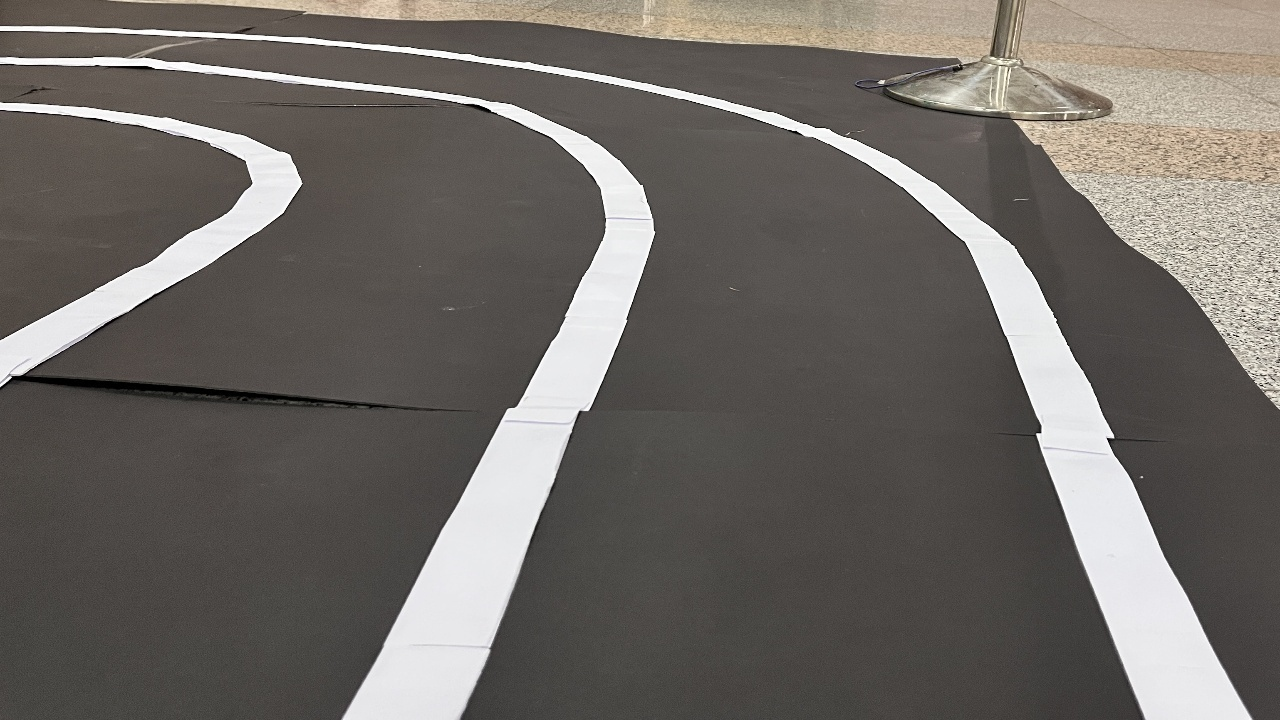
#> input picture Lane_Detection/test_ours/test1.jpg, 1280 x 720 px
$ jupyter execute Untitled.ipynb
#> lines starting #> are read from the running program, lines starting #| are printed output that depends on the picture; pictures that were not available may be replaced by others from this repository, and a replacement may not be noted
[cell 1]
from PIL import Image
import glob
img = Image.open('test_ours/test1.jpg')
#> img is the input picture: PIL image 1280x720 RGB; mean R, G, B 110.1, 105.7, 101.1
img_resize = img.resize((1280,720))
img_resize.save('test_ours/test1.jpg')

[cell 2]
from PIL import Image
import glob
img = Image.open('test_ours/test_2.png')
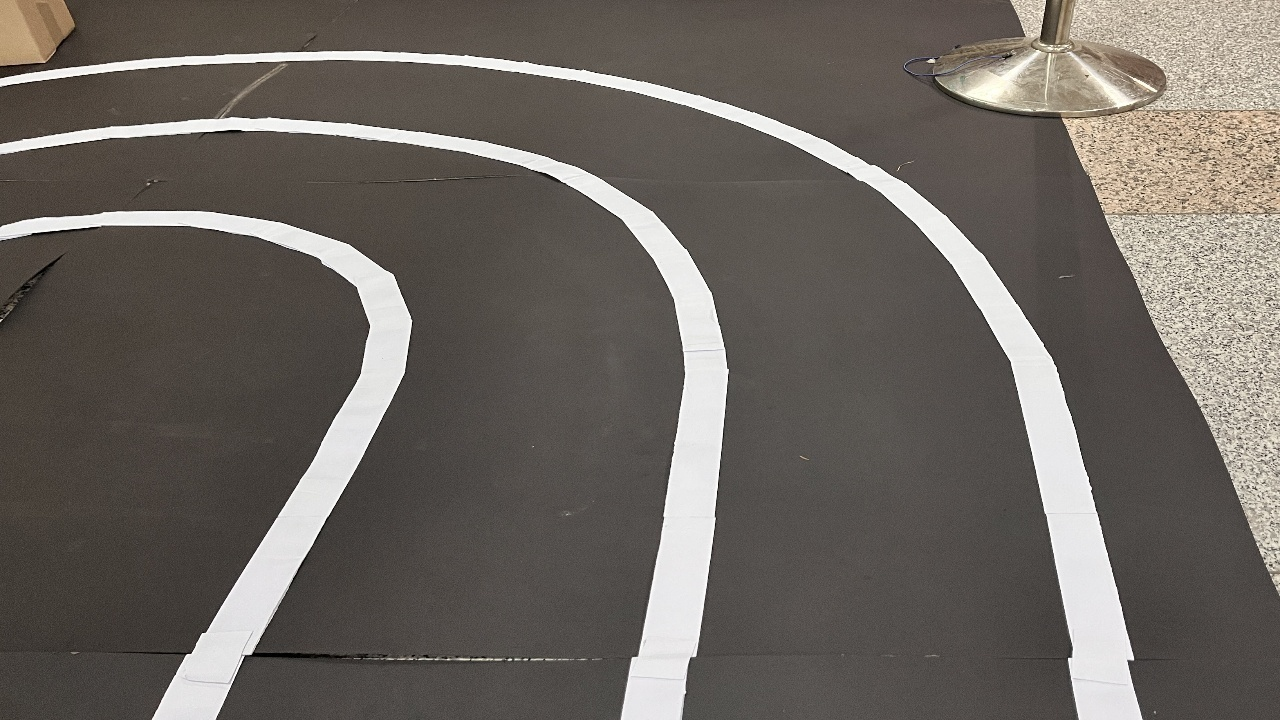
#> input picture Lane_Detection/test_ours/test2.jpg, 1280 x 720 px, given in place of test_2.png, which was not available
#> img is the input picture: PIL image 1280x720 RGB; mean R, G, B 107.9, 102.2, 96.5
img_resize = img.resize((500, 500))
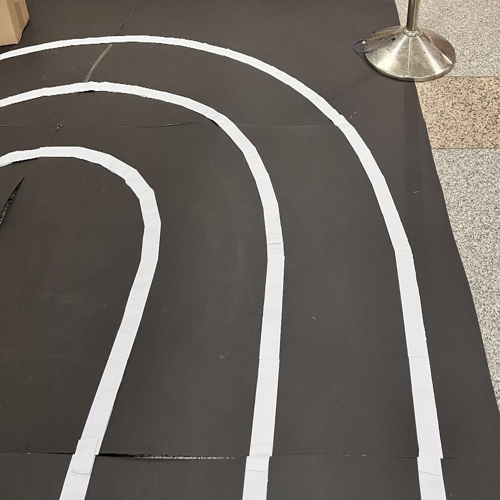
#> img_resize: PIL image 500x500 RGB; mean R, G, B 107.9, 102.2, 96.5
img_resize.save('test_ours/*.png')

[cell 3]
from PIL import Image
import glob
img = Image.open('test_ours/test_3.png')
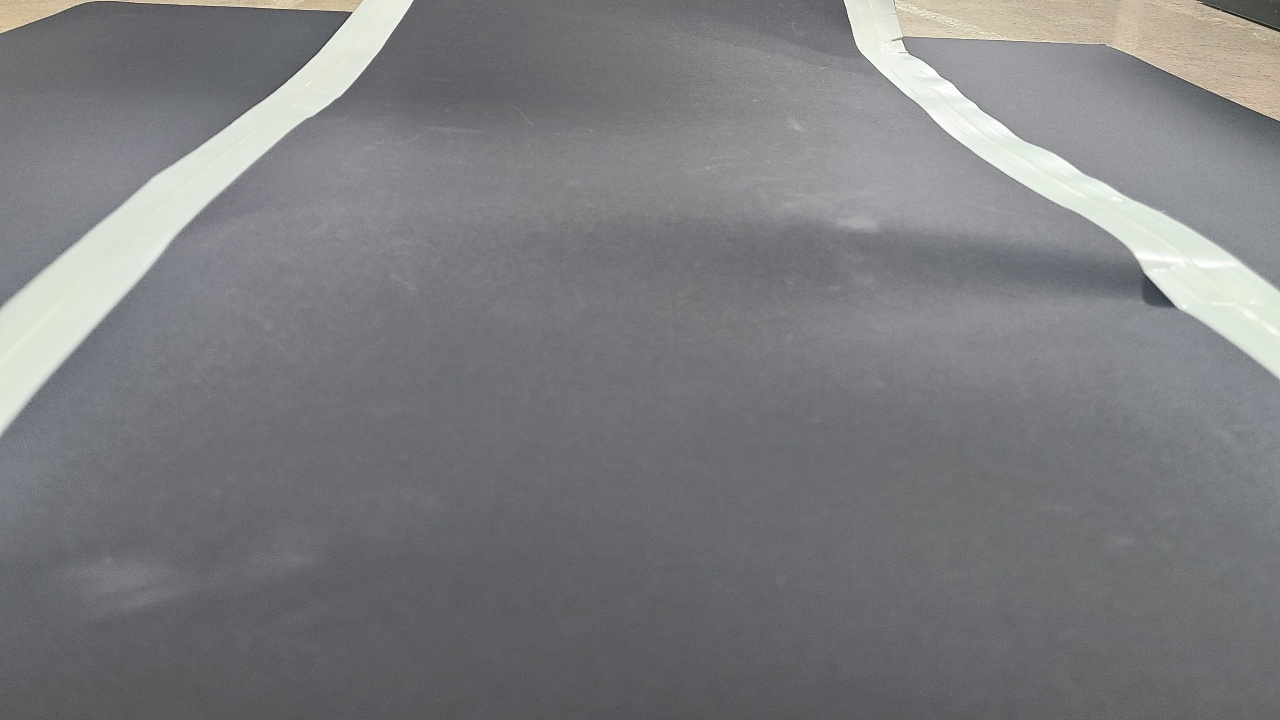
#> input picture Lane_Detection/test_ours/test3.jpg, 1280 x 720 px, given in place of test_3.png, which was not available
#> img is the input picture: PIL image 1280x720 RGB; mean R, G, B 124.9, 125.3, 127.7
img_resize = img.resize((500, 500))
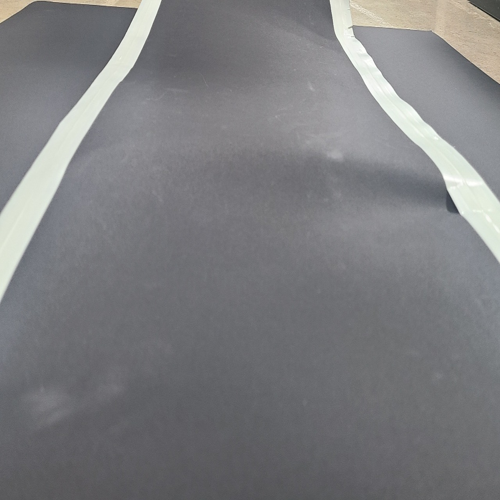
#> img_resize: PIL image 500x500 RGB; mean R, G, B 124.9, 125.3, 127.7
img_resize.save('test_ours/*.png')
